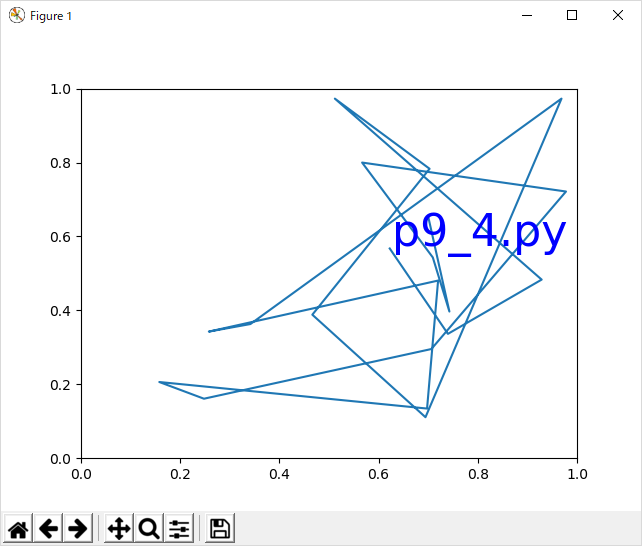

Recreate this plot in Python.
#15816007 Minato Ishida
#テキストの色と文字内容、サイズを変更しました。
import numpy as np
import matplotlib.pyplot as plt
import matplotlib.lines as lines
import matplotlib.transforms as mtransforms
import matplotlib.text as mtext


class MyLine(lines.Line2D):
    def __init__(self, *args, **kwargs):
        # we'll update the position when the line data is set
        self.text = mtext.Text(0, 0, '')
        lines.Line2D.__init__(self, *args, **kwargs)

        # we can't access the label attr until *after* the line is
        # inited
        self.text.set_text(self.get_label())

    def set_figure(self, figure):
        self.text.set_figure(figure)
        lines.Line2D.set_figure(self, figure)

    def set_axes(self, axes):
        self.text.set_axes(axes)
        lines.Line2D.set_axes(self, axes)

    def set_transform(self, transform):
        # 2 pixel offset
        texttrans = transform + mtransforms.Affine2D().translate(2, 2)
        self.text.set_transform(texttrans)
        lines.Line2D.set_transform(self, transform)

    def set_data(self, x, y):
        if len(x):
            self.text.set_position((x[-1], y[-1]))

        lines.Line2D.set_data(self, x, y)

    def draw(self, renderer):
        # draw my label at the end of the line with 2 pixel offset
        lines.Line2D.draw(self, renderer)
        self.text.draw(renderer)

# Fixing random state for reproducibility
np.random.seed(19680801)


fig, ax = plt.subplots()
x, y = np.random.rand(2, 20)
line = MyLine(x, y, mfc='blue', ms=12, label='p9_4.py')
#line.text.set_text('line label')
line.text.set_color('blue')
line.text.set_fontsize(32)


ax.add_line(line)


plt.show()
